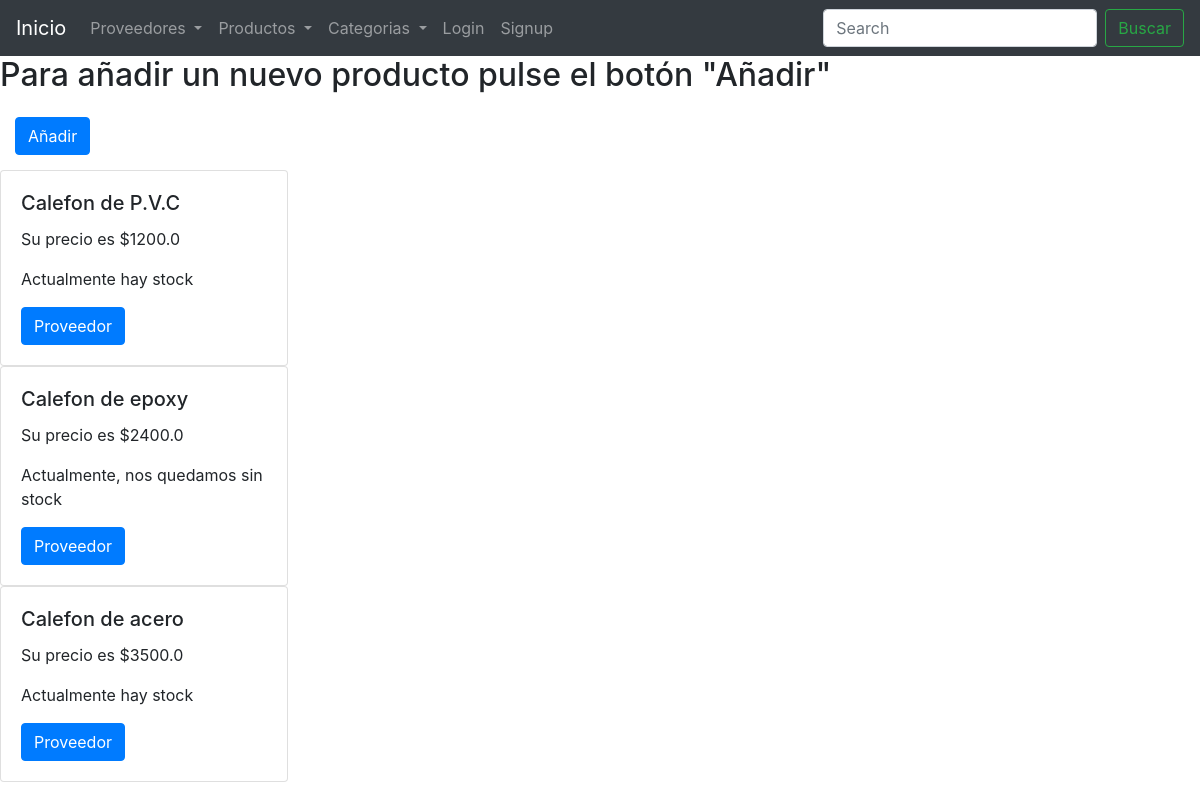
/productos/listar/, run on an earlier commit of the app's database.
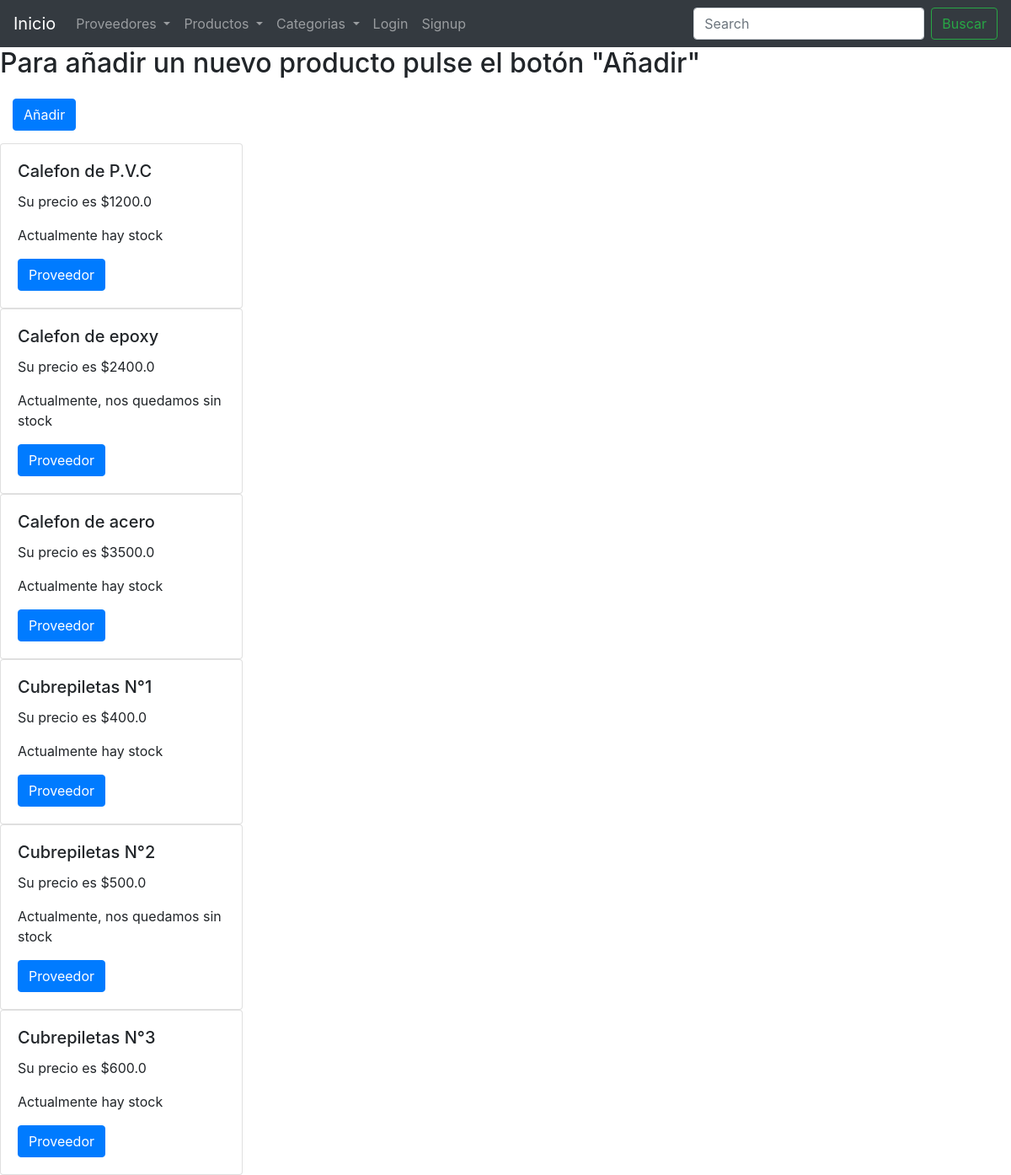
And on a later commit of the database.
### Products/models.py (models this page shows, shortened)
class products(models.Model):
    name = models.CharField(max_length=100)
    price = models.FloatField()
    stock = models.BooleanField(default=True)

### Products/views.py (the view)
# urls.py: path('listar/', list_products, name = "Listar productos"),
def list_products(request):
    if 'search' in request.GET:
        search = request.GET['search']
        Products_list = products.objects.filter(name__icontains = search)
    else:
        Products_list = products.objects.all()
    context = {
            'products': Products_list,
        }
    return render(request, "list_products.html", context=context)

### Templates/list_products.html (shortened to what this page needs)
{% extends 'base.html' %}
{% block navbar %}
<form class="form-inline my-2 my-lg-0" action="/productos/listar/" method="GET">
    <input class="form-control mr-sm-2" type="search" placeholder="Search" aria-label="Search" name="search">
    <button class="btn btn-outline-success my-2 my-sm-0" type="submit">Buscar</button>
</form>
{% endblock %}
{% block content %}
    <h2>Para añadir un nuevo producto pulse el botón "Añadir"</h2> <a href="/productos/crear/" class="btn btn-primary"
    style="margin: 15px;">Añadir</a>
    {% for product in products %}
        <div class="card" style="width: 18rem;">
            <div class="card-body">
            <h5 class="card-title">{{product.name}}</h5>
            <p class="card-text">Su precio es ${{product.price}}</p>
            {% if product.stock == True %}
                <p>Actualmente hay stock</p>
            {% else %}
                <p>Actualmente, nos quedamos sin stock</p>
            {% endif %}
            <a href="/productos/ver-proveedores/" class="btn btn-primary">Proveedor</a>
            </div>
        </div>
    {% endfor %}
{% endblock %}

### Templates/base.html (shortened to what this page needs)
<html lang="en">
<head>
    <link rel="stylesheet" href="https://cdn.jsdelivr.net/npm/bootstrap@4.6.2/dist/css/bootstrap.min.css"
>
</head>
<body>
    <header>
        <nav class="navbar navbar-expand-lg navbar-dark bg-dark">
            <a class="navbar-brand" href="/">Inicio</a>
            <div class="collapse navbar-collapse" id="navbarScroll">
                <ul class="navbar-nav mr-auto my-2 my-lg-0 navbar-nav-scroll" style="max-height: 150px;">
                    <li class="nav-item dropdown">
                        <a class="nav-link dropdown-toggle" href="#" role="button" data-toggle="dropdown"
                            aria-expanded="false">
                            Proveedores
                        </a>
                    <li class="nav-item dropdown">
                        <a class="nav-link dropdown-toggle" href="#" role="button" data-toggle="dropdown"
                            aria-expanded="false">
                            Productos
                        </a>
                    <li class="nav-item dropdown">
                        <a class="nav-link dropdown-toggle" href="#" role="button" data-toggle="dropdown"
                            aria-expanded="false">
                            Categorias
                        </a>
                        {% if request.user.is_authenticated %}
                    <li class="nav-item">
                        <a class="nav-link" href="/usuario/logout/">Logout</a>
                    </li>
                    <li class="nav-item">
                        <a class="nav-link" href="/usuario/update/">{{request.user.username}}</a>
                    </li>
                        {% if request.user.profile.profile_picture.url != '' %}
                            <img src="{{request.user.profile.profile_picture.url}}" alt="profile_picture" width="50px" height="50px">
                        {% endif %}
                    {% else %}
                    <li class="nav-item">
                        <a class="nav-link" href="/usuario/login/">Login</a>
                    </li>
                    <li class="nav-item">
                        <a class="nav-link" href="/usuario/register/">Signup</a>
                    </li>
                    {% endif %}
                </ul>
            </div>
            {% block navbar %}{% endblock %}
        </nav>
    </header>
    {% block content %}
    {% endblock %}
</body>
</html>

What changed in the data, as far as the page shows it:
added products: name "Cubrepiletas N°1", price "400.0", stock "Actualmente hay stock"
added products: name "Cubrepiletas N°2", price "500.0", stock "Actualmente, nos quedamos sin stock"
added products: name "Cubrepiletas N°3", price "600.0", stock "Actualmente hay stock"
